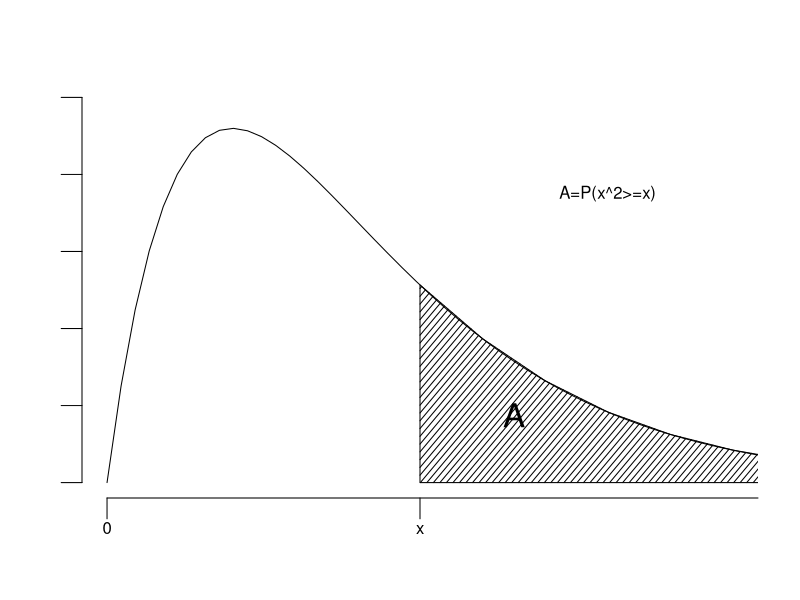
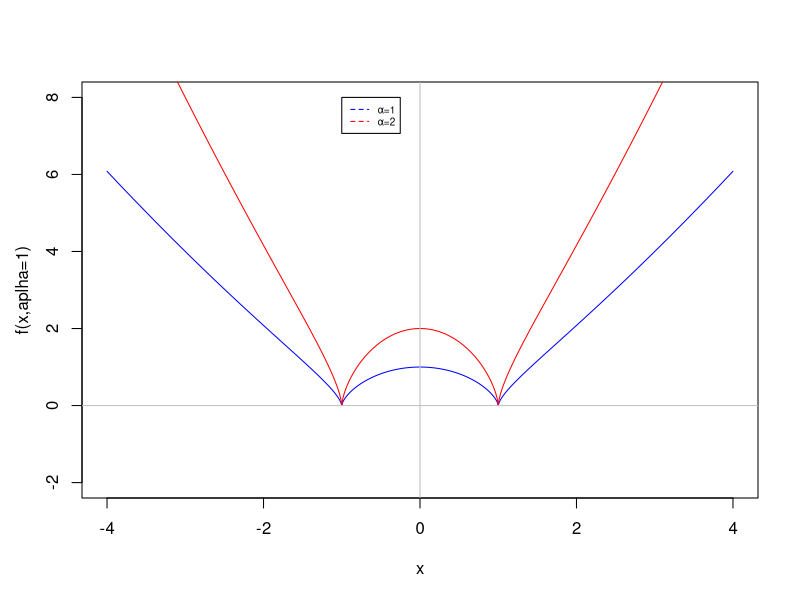
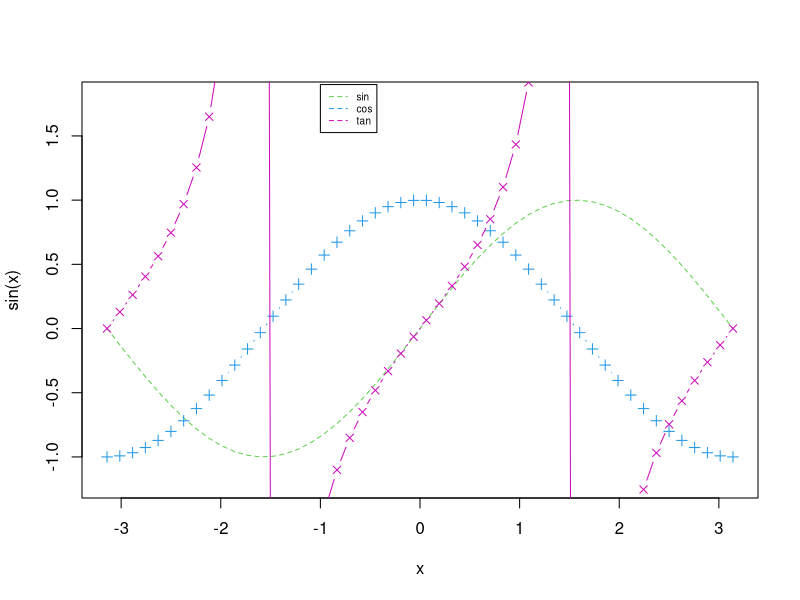
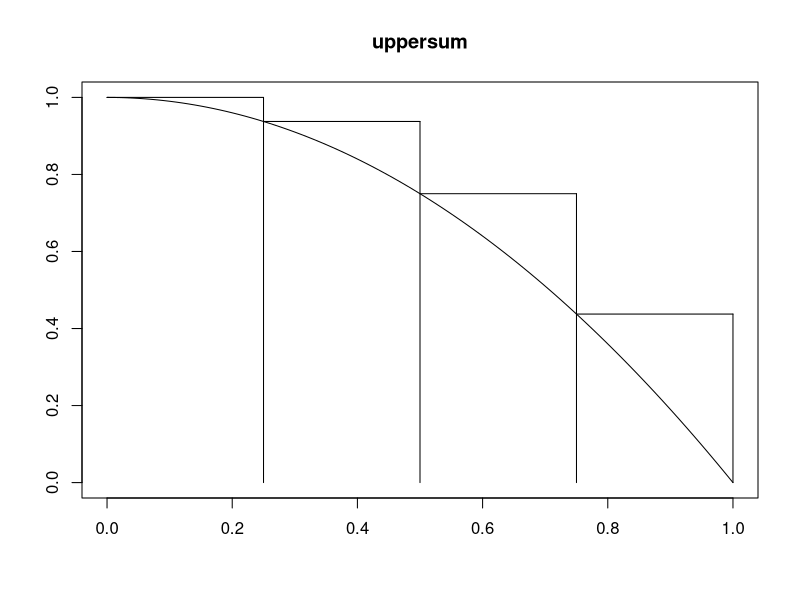
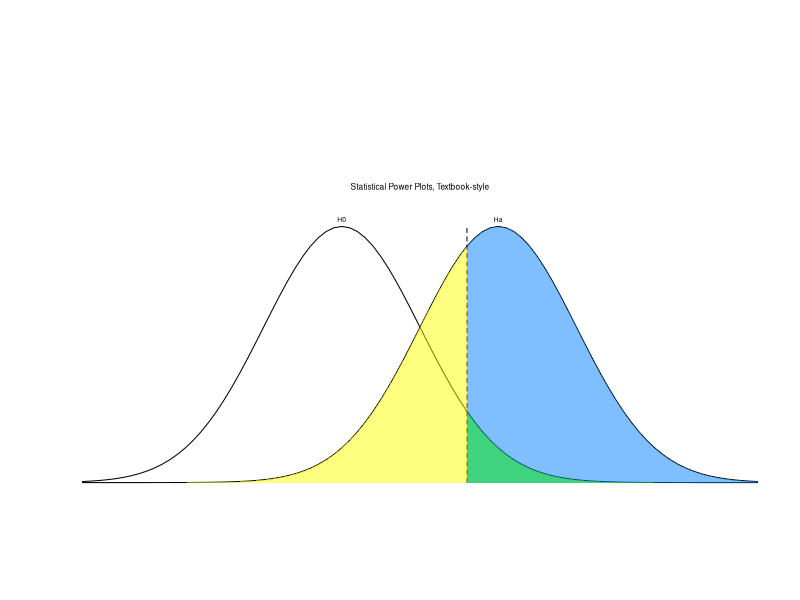

Generate these figures, in order, with R:
#EA 
#https://www.twblogs.net/a/5b7fafbd2b717767c6b10180
#bty 邊框 l=左＋下 n= 無
#xaxt yaxt=n 去掉座標
#axis 加上＆調整座標軸
#polygon 多邊形 注意連續型函數要用c裡面要用:或者直接用seq
#text 添加文字 http://www.biye5u.com/article/R/2018/6381.html
#,xaxt="n",yaxt="n"
x=seq(0,11,length=50)
y=((x^1)*exp((-1)*x/2))/(2^2)*2
plot(x,y,ann=F,xlim=c(0,10),ylim=c(0,0.4),type = "l",bty="n",xaxt="n",yaxt="n")
axis(side=2,at=c(0,0.08,0.16,0.24,0.32,0.40), tck=-0.05,labels=c("","","","","",""))
axis(side=1,at=c(0,5,11), tck=-0.05,labels=c("0","x",""))
n=c(5:11)
polygon(x=c(5,5,n,11),y=c(0,((5^1)*exp((-1)*5/2))/(2^2)*2,((n^1)*exp((-1)*n/2))/(2^2)*2,0),density = 20, angle =50 )
text(x=8, y=0.3,labels="A=P(x^2>=x)")
text(x=6.5, y=0.07,labels="A",cex=2)
title(tylab ="Chisquare Density" ,line=2,cex=0.5)

#EB
x=seq(-4,4,0.01)
y=((x^2)-1)^2
plot(x,y^(1/3),type="l",xlim = c(-4,4),ylim = c(-2,8),col="blue",ylab="")
lines(x,2*(((x^2)-1)^2)^(1/3),col="red")
abline(v=0,h=0,col="gray")
legend(x=-1,y=8,legend=c("α=1","α=2"),col = c("blue","red"),lty = 2,cex=0.6)
title(ylab ="f(x,aplha=1)" ,line=2.5,cex=0.5)



#EC
#legend 用來加圖標
x=seq(-pi,pi,length=50)
y=sin(x)
plot(x,y=sin(x),xlim=c(-pi,pi),ylim=c(-1.2,1.8),type="l",lty=2,col=3)
lines(x,y=cos(x),pch=3,type="b",col=4)
lines(x,y=tan(x),pch=4,type="b",col=6)
#legend
legend(x=-1,y=1.9,legend=c("sin","cos","tan"),col = c("3","4","6"),lty = 2,cex=0.6)



#Exercise D
curve(1-x^2,0,1,ylab="",xlab="",main="uppersum")
for (i in 0:3) {
  a=0+i*0.25
  b=1-(i*0.25)^2
  c=1/4+i*0.25
  segments(a,b,c)
}
for (i in 0:4) {
  a=0.25+i*0.25
  b=0
  c=1/4+i*0.25
  segments(a,b,a,1-(i*0.25)^2)
}

#E
x=seq(-10,10, by=0.1)
y=1/((2*pi)^(1/2))*exp(-(x^2)/2)
plot(x+1,y,type = "l",bty="n",xaxt="n",yaxt="n",xlim = c(-4,4),ylim = c(0,0.6),xlab = NA,ylab=NA)
lines(x-1,y)
lines(x=c(0.6,0.6),y=c(0,0.4),lty=2)
n=seq(-10,0.6,by=0.1)
m=seq(0.6,10,by=0.1)
polygon(x=c(-10,n,0.6,0.6),y=c(0,1/((2*pi)^(1/2))*exp(-((n-1)^2)/2),1/((2*pi)^(1/2))*exp(-((0.6-1)^2)/2),0),col=rgb(1,1,0,0.5),border = NA)
polygon(x=c(0.6,0.6,m,10),y=c(0,1/((2*pi)^(1/2))*exp(-((0.6-1)^2)/2),1/((2*pi)^(1/2))*exp(-((m-1)^2)/2),0),col=rgb(0,0.5,1,0.5),border = NA)
polygon(x=c(0.6,0.6,m,10),y=c(0,1/((2*pi)^(1/2))*exp(-((0.6+1)^2)/2),1/((2*pi)^(1/2))*exp(-((m+1)^2)/2),0),col=rgb(0,0.9,0,0.5),border = NA)
text(x=0,y=0.46,labels="Statistical Power Plots, Textbook-style",cex=0.5)
text(x=-1,y=0.41,labels = "H0",cex=0.4)
text(x=1,y=0.41,labels = "Ha",cex=0.4)

#week13


